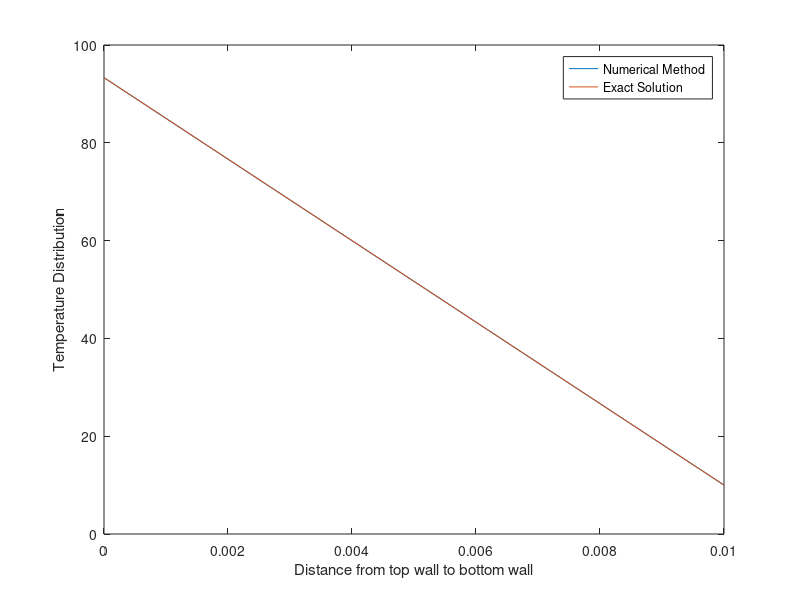

Write the MATLAB code that produced this figure.
%1-D
%Given
q_dot=100*100^2; %[W/m^2]Heat Flux on top surface
k=120; % [W/m.C]
rho=8500; % [kg/m^3]
Cp=400; % [J/kg.K] Heat Capacity
T_inf=10; % [C]Temperature maintained at 10 degrees Celsius for left, right and bottom surfaces.

r=51; % Number of rows

dy=(1/100)/(r-1); %[m] Mesh size x-direction
alpha=k/rho/Cp; %[m^2/K]
dt=dy^2/(2*alpha); %[sec] Time step is estimated using Stability Criterion
beta=alpha*dt/dy^2;

%Exact Solution
Te=zeros(r,1);
Te(:,1)=T_inf;
Tge=zeros(r,1);
Tge(:,1)=Te(:,1);
for y=0:dy:0.01
    ii=2:1:r-1;
    Tge(1,1)=q_dot*y/k+Te(1,1);
    Tge(ii,1)=Tge(1,1)-q_dot*(dy*(ii-1))/k;
end
ExactSolution_MaxTemp=Tge(1)

%Numerical Method
T=zeros(r,1);
T(:,1)=T_inf;
Tg=zeros(r,1);
Tg(:,1)=T(:,1);
t_final=100;
for t=0:dt:t_final
    i=2:1:r-1;
    Tg(1,1)=(1-beta)*T(1,1)+beta*T(2,1)+q_dot*dt/(rho*Cp*dy);
    Tg(i,1)=(1-2*beta)*T(i,1)+beta*(T(i-1,1)+T(i+1,1));
    if (Tg-T)<1e-5
        break
    end
    T=Tg;
    tf=0:dt:t;
    iter=length(tf);
    Tgmax(iter)=max(Tg(1,1));
end

NumericalMaxTemp=Tgmax(end)
FinalTime=t
percentoferror=(Tge(1)-Tgmax(end))/Tge(1)*100

%Comparing Numerical solutions to Exact Solutions
y=0:dy:0.01;
figure;
plot(y,T(:,1),y,Tge(:,1))
legend('Numerical Method','Exact Solution')
xlabel('Distance from top wall to bottom wall')
ylabel('Temperature Distribution')
